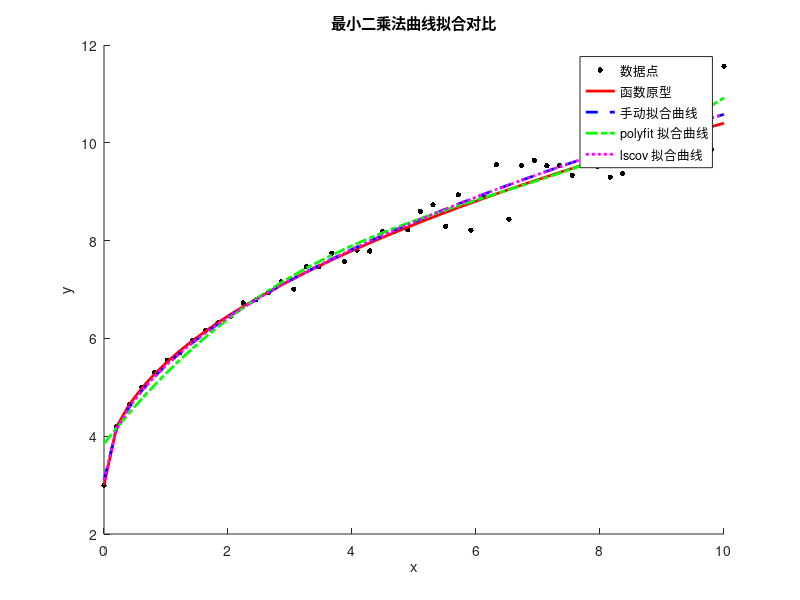

MATLAB code to generate this figure:
clear; clc; close all;
%% 1. 自动生成数据点

rng(0);

% 生成自变量 x
n = 50;
x = linspace(0, 10, n)';
% x = [0.2, 0.5, 0.7, 0.85, 1]';

% y = [1.221, 1.649, 2.014, 2.340, 2.718]';

% 定义函数模型
true_coefs = [3; 2; 0.5];
y_true = true_coefs(1) + true_coefs(2)*x.^(1/2) + true_coefs(3)*x.^(1/3);

% 添加高斯噪声
noise_sigma = x.*0.05;
noise = noise_sigma .* randn(n,1);
y = y_true + noise;


figure;
scatter(x, y, 15,'k', 'filled');
hold on;
plot(x, y_true, 'r-', 'LineWidth', 2);
legend('数据点', '函数原型');
xlabel('x');
ylabel('y');
title('生成的数据点与函数模型');

%% 2. 手动设置拟合函数组

% m = 2; % 多项式的最高阶数

% % 构建矩阵 A
% A = zeros(n, m+1);
% for i = 0:m
%     A(:,i+1) = x.^i;
% end

% 使用其他基函数
A = [ones(n,1), x.^(1/2), x.^(1/3)];
m = 3; 

%% 3. 给出法方程的矩阵形式

% 法方程：A' * A * c = A' * y
AtA = A' * A;
Aty = A' * y;

% 显示法方程的矩阵形式
disp('法方程的矩阵形式：');
disp('A'' * A =');
disp(AtA);
disp('A'' * y =');
disp(Aty);

% 求解法方程，得到拟合系数 c
my_coefs = AtA \ Aty;

% 显示拟合系数
disp('手动计算的拟合系数 c =');
disp(my_coefs);

% 计算拟合曲线
y_fit_manual = A * my_coefs;

% 绘制手动拟合曲线
plot(x, y_fit_manual, 'b--', 'LineWidth', 2);

%% 4. 使用 MATLAB 内置的最小二乘法函数进行拟合

% 方法1：使用 polyfit
degree = m; 
coefs_polyfit = polyfit(x, y, degree);
coefs_polyfit_corrected = flip(coefs_polyfit)';
y_fit_polyfit = polyval(coefs_polyfit, x);

% 显示 polyfit 拟合系数
disp('使用 polyfit 的拟合系数 =');
disp(coefs_polyfit_corrected);

% 绘制 polyfit 拟合曲线
plot(x, y_fit_polyfit, 'g-.', 'LineWidth', 2);

% 方法2：使用 lscov
[coefs_lscov, ~] = lscov(A, y);
y_fit_lscov = A * coefs_lscov;

% 显示 lscov 拟合系数
disp('使用 lscov 的拟合系数 =');
disp(coefs_lscov);

% 绘制 lscov 拟合曲线
plot(x, y_fit_lscov, 'm:', 'LineWidth', 2);


%% 5. 比较不同方法的拟合结果

legend('数据点', '函数原型', '手动拟合曲线', 'polyfit 拟合曲线', 'lscov 拟合曲线'); 

title('最小二乘法曲线拟合对比');

%% 6. 计算并显示拟合误差

% 手动拟合误差
residual_manual = y - y_fit_manual;
MSE_manual = sqrt(sum(residual_manual.^2));
disp(['手动拟合误差 MSE = ', num2str(MSE_manual)]);

% polyfit 拟合误差
residual_polyfit = y - y_fit_polyfit;
MSE_polyfit = sqrt(sum(residual_polyfit.^2));
disp(['polyfit 拟合误差 MSE = ', num2str(MSE_polyfit)]);

% lscov 拟合误差
residual_lscov = y - y_fit_lscov;
MSE_lscov = sqrt(sum(residual_lscov.^2));
disp(['lscov 拟合误差 MSE = ', num2str(MSE_lscov)]);

